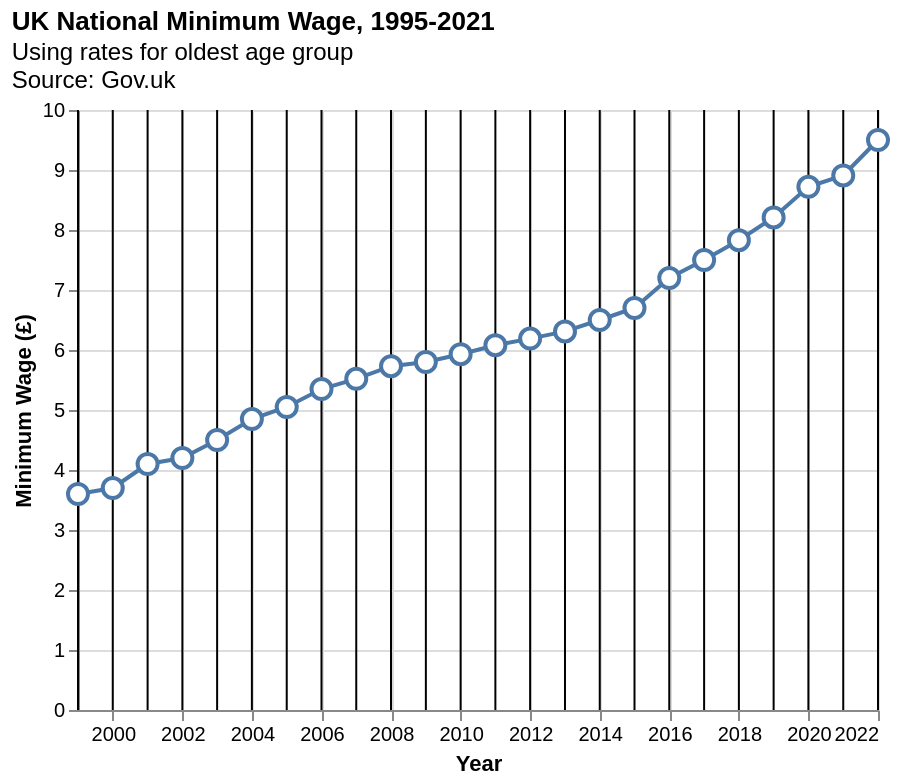

Specify this chart in Vega-Lite:
### Vega-Lite specification from a JSON file in a GitHub repository (floating-point values rounded to 4 significant figures)
{"$schema": "https://vega.github.io/schema/vega-lite/v5.json", "description": "UK Minimum Wage, 1999-2022", "data": {"values": [{"MinWage": "3.60", "Year": "1999"}, {"MinWage": "3.70", "Year": "2000"}, {"MinWage": "4.10", "Year": "2001"}, {"MinWage": "4.20", "Year": "2002"}, {"MinWage": "4.50", "Year": "2003"}, {"MinWage": "4.85", "Year": "2004"}, {"MinWage": "5.05", "Year": "2005"}, {"MinWage": "5.35", "Year": "2006"}, {"MinWage": "5.52", "Year": "2007"}, {"MinWage": "5.73", "Year": "2008"}, {"MinWage": "5.80", "Year": "2009"}, {"MinWage": "5.93", "Year": "2010"}, {"MinWage": "6.08", "Year": "2011"}, {"MinWage": "6.19", "Year": "2012"}, {"MinWage": "6.31", "Year": "2013"}, {"MinWage": "6.50", "Year": "2014"}, {"MinWage": "6.70", "Year": "2015"}, {"MinWage": "7.20", "Year": "2016"}, {"MinWage": "7.50", "Year": "2017"}, {"MinWage": "7.83", "Year": "2018"}, {"MinWage": "8.21", "Year": "2019"}, {"MinWage": "8.72", "Year": "2020"}, {"MinWage": "8.91", "Year": "2021"}, {"MinWage": "9.50", "Year": "2022"}], "format": {"parse": {"Year": "date"}}}, "title": {"text": "UK National Minimum Wage, 1995-2021", "anchor": "start", "subtitle": ["Using rates for oldest age group", "Source: Gov.uk"]}, "width": 400, "height": 300, "encoding": {"x": {"field": "Year", "type": "temporal"}}, "layer": [{"mark": "line", "encoding": {"y": {"field": "MinWage", "type": "quantitative"}}}, {"mark": {"type": "rule", "opacity": 1}, "encoding": {"opacity": {"value": 1}, "tooltip": [{"field": "Year", "type": "temporal", "format": "%Y"}, {"field": "MinWage", "type": "quantitative", "title": "Minimum Wage"}]}}, {"mark": {"type": "point", "opacity": 1, "size": 100, "fill": "white"}, "encoding": {"y": {"field": "MinWage", "type": "quantitative", "title": "Minimum Wage (£)"}, "opacity": {"value": 1}}}]}
